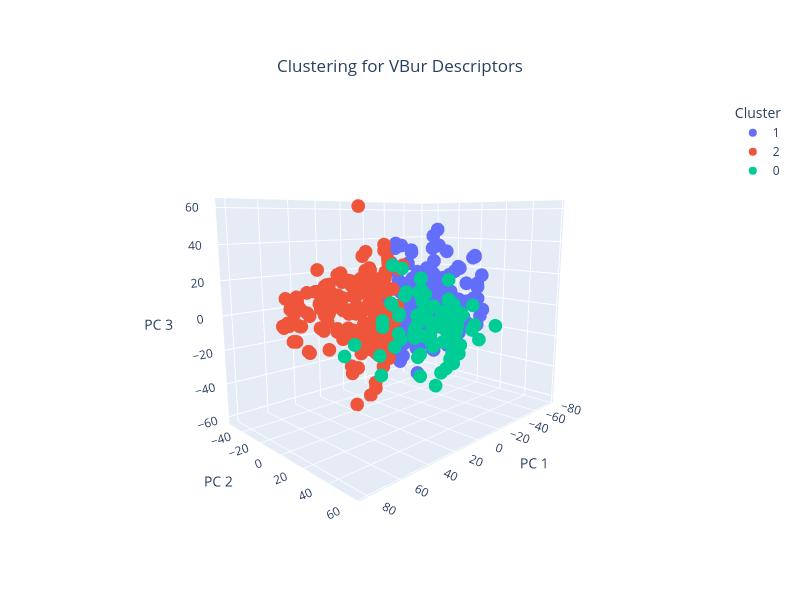

This figure's notebook cell:
### Code cell
# Generate dataframe from pca data: 
pca_df = pd.DataFrame(data=components, columns=['PC1', 'PC2','PC3'])

# Apply KMeans Clustering
# Define a range of clusters to evaluate
range_n_clusters = list(range(2, 30))

# Initialize variables to store the best number of clusters and corresponding metrics
best_n_clusters_davies_bouldin = 0
best_n_clusters_silhouette = 0
best_n_clusters_calinski_harabasz = 0
best_silhouette_score = -1
best_davies_bouldin_score = float('inf')
best_calinski_harabasz_score = -1
best_adjusted_rand_score = -1
best_mutual_info_score = -1
inertia = []

# Initialize lists to store the metrics for each number of clusters
silhouette_scores = []
davies_bouldin_scores = []
calinski_harabasz_scores = []

# Iterate over different cluster numbers to find the optimal number
for n_clusters in range_n_clusters:
    kmeans= KMeans(init="k-means++", n_clusters=n_clusters, n_init=4, random_state=42)
    cluster_labels = kmeans.fit_predict(pca_df)
    
    # Calculate clustering metcis
    silhouette_avg = silhouette_score(pca_df, cluster_labels)
    db_score = davies_bouldin_score(pca_df, cluster_labels)
    ch_score = calinski_harabasz_score(pca_df, cluster_labels)
    inertia.append(kmeans.inertia_)
    
    # Append metrics to corresponding lists
    silhouette_scores.append(silhouette_avg)
    davies_bouldin_scores.append(db_score)
    calinski_harabasz_scores.append(ch_score)
    
    # Print the scores for the current number of clusters
    # print(f"For n_clusters = {n_clusters}:")
    # print(f" - Silhouette score: {silhouette_avg}")
    # print(f" - Davies-Bouldin score: {db_score}")
    # print(f" - Calinski-Harabasz score: {ch_score}")
    
    # Update the best silhouette score and corresponding number of clusters
    if silhouette_avg > best_silhouette_score:
        best_n_clusters_silhouette = n_clusters
        best_silhouette_score = silhouette_avg

    if db_score < best_davies_bouldin_score:               # Lower Davies-Bouldin score == better
        best_n_clusters_davies_bouldin = n_clusters
        best_davies_bouldin_score = db_score

    if ch_score > best_calinski_harabasz_score:
        best_n_clusters_calinski_harabasz = n_clusters
        best_calinski_harabasz_score = ch_score

# Print the optimal number of clusters and the best silhouette score
print(f" - Best Silhouette score: {best_silhouette_score}, No. of clusters: {best_n_clusters_silhouette}")
print(f" - Best Davies-Bouldin score: {best_davies_bouldin_score}, No. of clusters: {best_n_clusters_davies_bouldin}")
print(f" - Best Calinski-Harabasz score: {best_calinski_harabasz_score}, No. of clusters: {best_n_clusters_calinski_harabasz}")

# Plot the inertia to visualize the elbow method
plt.figure(figsize=(10, 6))
plt.plot(range_n_clusters, inertia, marker='o')
plt.title('Elbow Method For Optimal Number of Clusters')
plt.xlabel('Number of Clusters')
plt.ylabel('Inertia')
plt.show()

# Apply KMeans with the optimal number of clusters
kmeans = KMeans(n_clusters=best_n_clusters_silhouette, random_state=42)
cluster_labels = kmeans.fit_predict(pca_df)

# Add cluster labels to the PCA result DataFrame
pca_df['Cluster'] = cluster_labels
pca_df['Ligand'] = X['ligand_id']


# Print the PCA result DataFrame with cluster labels
print("\nPCA Result DataFrame with Cluster Labels:")
print(pca_df)


# Create a dictionary to store clusters and their corresponding ligands
cluster_dict_vbur_descriptor = {}
for cluster_num in range(best_n_clusters_silhouette):                                             
    cluster_key = f'c{cluster_num + 1}'  # Create cluster key like 'c1', 'c2', etc.
    ligands_in_cluster = pca_df[pca_df['Cluster'] == cluster_num]['Ligand'].tolist()
    cluster_dict_vbur_descriptor[cluster_key] = ligands_in_cluster

# Visualize PCA with the best number of clusters
# Perform PCA to reduce to 3 dimensions for visualization
pca = PCA(n_components=3)
components = pca.fit_transform(X_vbur)

# Calculate the total variance explained by the first 3 components
total_var = pca.explained_variance_ratio_.sum() * 100

# Create a 3D scatter plot using Plotly, coloring points by cluster labels
fig = px.scatter_3d(
    components,
    x=0,
    y=1,
    z=2,
    color=pca_df['Cluster'].astype(str),  # Convert cluster labels to string for color differentiation
    title=f'Clustering for VBur Descriptors',
    labels={'0': 'PC 1', '1': 'PC 2', '2': 'PC 3', 'color': 'Cluster'}
)

# Update layout for the 3D scatter plot
fig.update_layout(
    width=800, 
    height=600,
    coloraxis_colorbar=dict(
        title=dict(text="Cluster",
                   side="top"),
        x=0.85,  # Position the legend closer to the scatter plot
        y=0.5,
        xanchor='left',
        yanchor='middle'
    ),
    title=dict(
        x=0.5,          # Horizontal position (centered)
        y=0.9,          # Vertical position (closer to the plot)
        xanchor='center',
        yanchor='top'
    ),
                  scene_camera=dict(
                  eye=dict(x=1.55, y=1.55, z=0.4)
                  )
)

# Show the plot
fig.show()

# Save the figure as PNG
fig.write_image("pca_3d_plot_vbur_cluster.png",scale=4)

# Save the figure as HTML
fig.write_html("pca_3d_plot_vbur_cluster.html")


# Print the dictionary
print(cluster_dict_vbur_descriptor)

# Plot Silhouette Score
plt.figure(figsize=(8, 6))
plt.plot(range_n_clusters, silhouette_scores, label='Silhouette Score', marker='o', color='blue')
plt.xlabel('Number of Clusters')
plt.ylabel('Silhouette Score')
plt.title('Silhouette Score vs Number of Clusters - VBur Descriptors')
# Save the figure
plt.savefig("silhouette_score_plot_vbur.png", format='png',dpi=300)
plt.show()


# Plot Davies-Bouldin Score
plt.figure(figsize=(8, 6))
plt.plot(range_n_clusters, davies_bouldin_scores, label='Davies-Bouldin Score', marker='o', color='green')
plt.xlabel('Number of Clusters')
plt.ylabel('Davies-Bouldin Score')
plt.title('Davies-Bouldin Score vs Number of Clusters - VBur Descriptors')
plt.savefig("davies_bouldin_plot_vbur.png", format='png',dpi=300)
plt.show()

# Plot Calinski-Harabasz Score
plt.figure(figsize=(8, 6))
plt.plot(range_n_clusters, calinski_harabasz_scores, label='Calinski-Harabasz Score', marker='o', color='red')
plt.xlabel('Number of Clusters')
plt.ylabel('Calinski-Harabasz Score')
plt.title('Calinski-Harabasz Score vs Number of Clusters - VBur Descriptors')
plt.savefig("calinski_harabasz_plot_vbur.png.png", format='png',dpi=300)
plt.show()

### Figure 1 — Plotly figure (JSON) as saved in the notebook; plotly's stock layout.template omitted (floating-point values rounded to 4 significant figures; data arrays with more than 128 entries replaced by an {"elided": "..."} marker saying what was removed)
{"data": [{"hovertemplate": "Cluster=1<br>PC 1=%{x}<br>PC 2=%{y}<br>PC 3=%{z}<extra></extra>", "legendgroup": "1", "marker": {"color": "#636efa", "symbol": "circle"}, "mode": "markers", "name": "1", "scene": "scene", "showlegend": true, "type": "scatter3d", "x": {"elided": "194 float values"}, "y": {"elided": "194 float values"}, "z": {"elided": "194 float values"}}, {"hovertemplate": "Cluster=2<br>PC 1=%{x}<br>PC 2=%{y}<br>PC 3=%{z}<extra></extra>", "legendgroup": "2", "marker": {"color": "#EF553B", "symbol": "circle"}, "mode": "markers", "name": "2", "scene": "scene", "showlegend": true, "type": "scatter3d", "x": {"elided": "188 float values"}, "y": {"elided": "188 float values"}, "z": {"elided": "188 float values"}}, {"hovertemplate": "Cluster=0<br>PC 1=%{x}<br>PC 2=%{y}<br>PC 3=%{z}<extra></extra>", "legendgroup": "0", "marker": {"color": "#00cc96", "symbol": "circle"}, "mode": "markers", "name": "0", "scene": "scene", "showlegend": true, "type": "scatter3d", "x": [31.44, 28.88, 25.7, 26.13, 28.33, 11.15, 28.52, 29.75, 27.85, 19.26, -13.97, 17.17, -27.07, 34.16, 58.75, 31.45, 31.29, 31.26, 16.26, 18.51, 19.64, 18.92, 13.91, 41.87, 17.46, -6.433, -7.05, 1.889, 1.954, 32.31, 32.72, 32.78, 11.12, 11.64, -4.01, 7.459, 27.95, 32.5, 48.57, 39.46, 33.5, 63.06, 45.83, 17.76, 30.45, 29.11, 19.26, 31.54, 29.79, 23.61, 18.55, 8.745, 27.09, -3.72, -7.361, -9.298, 1.492, 14.01, 14.22, 13.12, 42.06, 18.32, 14.03, 20.68, 9.214, -22.14, -24.72, -11.72, -12.49, 25.23, 9.844, 0.2624, 27.54, 7.172, 19.45, 6.536, 12.61, 1.86, 1.822, 35.45, 23.07, -4.167, -2.262, 6.609, 7.703, 8.748, 6.753, -13.34, -0.08509, 13.55, -5.937, -5.334, -8.588, -6.886, 11.43, 13.73, 36.7, 35.69, 23.69, 6.456, 6.624, -10.33, -9.532, 7.764, -14.93], "y": [18.38, 47.47, 44.54, 44.8, 46.94, 27.47, 47.53, 47.57, 27.13, 20.05, 44.03, 48.76, 50.67, 48.46, 27.58, 52.77, 52.52, 52.52, 32.66, 37.41, 53.26, 48.85, 57.62, 35.76, 55.53, 32.43, 32.17, 18.75, 18.98, 42.37, 43.93, 43.33, 51.9, 49.22, 38.83, 35.82, 27.2, 54.06, 43.37, 49.76, 46.35, 25.0, 42.45, 36.28, 45.22, 41.55, 34.29, 46.75, 45.76, 40.03, 36.67, 33.43, 45.19, 44.81, 35.82, 32.35, 39.11, 53.53, 52.59, 51.04, 27.58, 56.58, 53.23, 54.47, 45.96, 37.77, 41.08, 47.31, 32.72, 19.85, 35.58, 24.78, 27.31, 22.24, 37.5, 36.39, 53.09, 34.87, 29.0, 22.62, 26.93, 35.41, 43.37, 36.69, 37.96, 39.22, 38.33, 36.31, 43.97, 45.0, 41.2, 38.01, 28.04, 39.65, 25.5, 18.94, 22.8, 34.88, 52.46, 49.5, 49.34, 29.75, 28.92, 9.666, 29.11], "z": [-3.215, 6.863, 9.048, 10.0, 6.433, -33.26, 6.741, 6.965, 3.782, -11.65, 6.229, -8.626, -6.501, -12.03, -6.538, -2.473, -2.344, -1.895, 16.82, 15.15, -21.39, 7.57, -9.209, 13.13, -11.4, 20.25, 9.112, 20.39, 20.76, -2.957, -2.428, -4.857, -15.65, -18.88, -26.57, -37.69, 3.815, -4.932, 14.12, 2.035, -14.04, -12.02, -7.206, 8.715, 6.301, 6.059, 15.1, 7.654, 4.719, 12.27, 15.02, -3.71, 8.886, 2.22, 6.561, 6.579, 9.831, -8.951, -14.9, -18.15, -15.35, -8.824, -9.351, -2.465, 4.19, -10.16, -15.86, -4.157, -12.74, 29.74, -14.9, -4.324, 4.628, 13.76, -7.021, -2.294, -5.403, -31.61, 5.811, 1.317, 13.85, -8.752, -19.16, -2.921, -1.934, 0.08819, -1.448, 0.8733, -6.071, -2.11, -20.74, -12.57, -2.444, -15.9, -3.131, 14.05, -28.16, -3.481, 1.448, -1.017, -1.246, -4.777, -5.728, 26.14, -5.372]}], "layout": {"coloraxis": {"colorbar": {"title": {"side": "top", "text": "Cluster"}, "x": 0.85, "xanchor": "left", "y": 0.5, "yanchor": "middle"}}, "height": 600, "legend": {"title": {"text": "Cluster"}, "tracegroupgap": 0}, "scene": {"aspectmode": "auto", "aspectratio": {"x": 1.223, "y": 0.8582, "z": 0.9531}, "camera": {"eye": {"x": 1.55, "y": 1.55, "z": 0.4}}, "domain": {"x": [0, 1], "y": [0, 1]}, "xaxis": {"title": {"text": "PC 1"}, "type": "linear"}, "yaxis": {"title": {"text": "PC 2"}, "type": "linear"}, "zaxis": {"title": {"text": "PC 3"}, "type": "linear"}}, "title": {"text": "Clustering for VBur Descriptors", "x": 0.5, "xanchor": "center", "y": 0.9, "yanchor": "top"}, "width": 800}}
